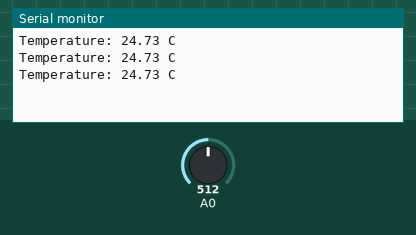
A sketch run on a simulated Arduino Uno, built with avr-gcc and run on an emulated ATmega328P. Parts: the last lines printed to the serial monitor. The test bench sets the inputs (shaded band); at power-on: A0 = 512.

Above: at 1.3 s.
1.4 s: A0 set to 716
At 1.9 s:
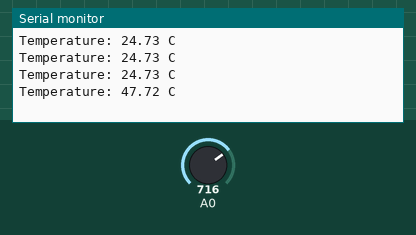
2.9 s: A0 set to 900
At 3.4 s:
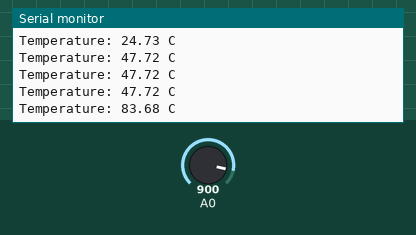
Timing chart, 0 to 5.9 s (numbered marks = the images above; inputs shaded):
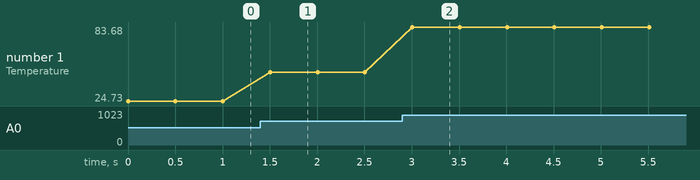

The sketch:

Temp.ino
```cpp
//Loosely based on https://www.circuitbasics.com/arduino-thermistor-temperature-sensor-tutorial/


#define TEMP_PIN 0;
#define THERMISTOR_OHMS 10000;


void setup() {
  Serial.begin(9600);
}

float calcTempInC(int voltage, int resistance) {

  int Vo = voltage;
  float R1 = (float)resistance;
  float logR2, R2, Tk, Tc;
  float c1 = 1.009249522e-03, c2 = 2.378405444e-04, c3 = 2.019202697e-07;


  R2 = R1 * (1023.0 / (float)Vo - 1.0);
  logR2 = log(R2);
  Tk = (1.0 / (c1 + c2*logR2 + c3*logR2*logR2*logR2));
  Tc = Tk - 273.15;

  return Tc;
}

void writeTempToSerial(float temp) {
  Serial.print("Temperature: ");
  Serial.print(temp);
  Serial.println(" C");
}

int readVoltage(int pin) {
  int result = 0;
  result = analogRead(pin);
  return result;
}

void loop() {

  int resistance = THERMISTOR_OHMS;
  int thermistorPin = TEMP_PIN;
  int voltage;
  float temp;

  voltage = readVoltage(thermistorPin);
  temp = calcTempInC(voltage, resistance);
  writeTempToSerial(temp);


  delay(500);
}
```

Measured:
- after the input at 1.4 s, the serial monitor: prints a new line after 0.10 s (image 1)
- after the input at 2.9 s, the serial monitor: prints a new line after 0.11 s (image 2)
- plotted number 1: 24.73 → 47.72 after the input at 1.4 s, 47.72 → 83.68 after the input at 2.9 s
